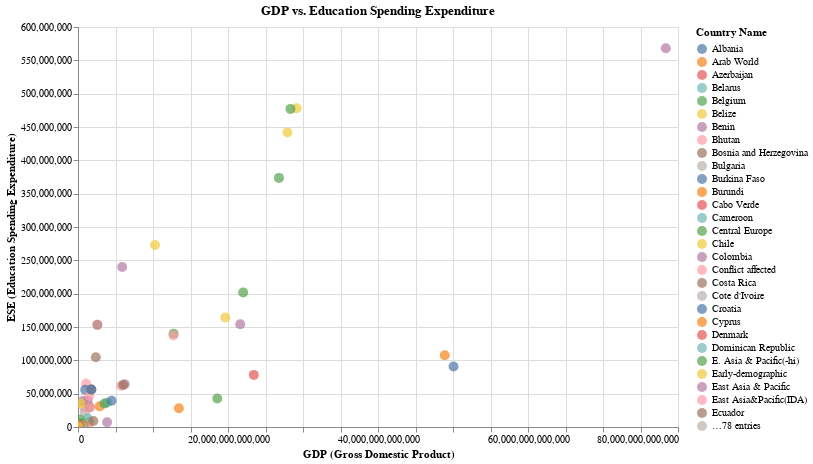

Notebook cell for this chart:
### Code cell
import pandas as pd
import altair as alt
import warnings
warnings.filterwarnings("ignore")
# Provided dataset

df = pd.DataFrame(data_in)

# Create a selection dropdown
dropdown = alt.binding_select(options=df['Country Name'].unique(), name='Select Country')
selection = alt.selection_single(fields=['Country Name'], bind=dropdown)

# Create the Altair scatter plot
scatter_plot = alt.Chart(df).mark_circle(size=100).encode(
    x=alt.X('GDP', title='GDP (Gross Domestic Product)'),
    y=alt.Y('ESE', title='ESE (Education Spending Expenditure)'),
    color=alt.condition(selection, 'Country Name:N', alt.value('lightgray')),
    tooltip=['Country Name', 'GDP', 'ESE']
).add_selection(
    selection
).properties(
    title='GDP vs. Education Spending Expenditure',
    width=600,
    height=400
).interactive()

scatter_plot.show()

### Figure 1 — Vega-Lite specification as saved in the notebook (floating-point values rounded to 4 significant figures)
{"config": {"view": {"continuousWidth": 300, "continuousHeight": 300}}, "data": {"name": "data-e431be2a31713f4faa4114ff2a230ff9"}, "mark": {"type": "circle", "size": 100}, "encoding": {"color": {"condition": {"param": "param_3", "field": "Country Name", "type": "nominal"}, "value": "lightgray"}, "tooltip": [{"field": "Country Name", "type": "nominal"}, {"field": "GDP", "type": "quantitative"}, {"field": "ESE", "type": "quantitative"}], "x": {"field": "GDP", "title": "GDP (Gross Domestic Product)", "type": "quantitative"}, "y": {"field": "ESE", "title": "ESE (Education Spending Expenditure)", "type": "quantitative"}}, "height": 400, "params": [{"name": "param_3", "select": {"type": "point", "fields": ["Country Name"]}, "bind": {"input": "select", "options": ["Albania", "Arab World", "United Arab Emirates", "Azerbaijan", "Burundi", "Belgium", "Benin", "Burkina Faso", "Bulgaria", "Bosnia and Herzegovina", "Belarus", "Belize", "Bhutan", "Central Europe ", "Switzerland", "Chile", "Cote d'Ivoire", "Cameroon", "Colombia", "Cabo Verde", "Costa Rica", "Cyprus", "Germany", "Denmark", "Dominican Republic", "E. Asia & Pacific(-hi)", "Early-demographic", "East Asia & Pacific", "Europe&C. Asia(-hi)", "Europe &Central Asia", "Ecuador", "Euro area", "Spain", "European Union", "Conflict affected ", "Finland", "Ghana", "Guinea", "Guatemala", "High income", "Hong Kong SAR, China", "Honduras", "Poor countries (HIPC)", "Croatia", "Hungary", "IBRD only", "IDA & IBRD total", "IDA total", "IDA blend", "Indonesia", "IDA only", "Iran, Islamic Rep.", "Israel", "Kazakhstan", "Kyrgyz Republic", "Latin America(-hi)", "Lao PDR", "Liberia", "Latin America&Caribbean", "Least developed countries", "Low income", "Lower middle income", "Low & middle income", "Lesotho", "Late-demographic dividend", "Lithuania", "Latvia", "Middle East & North Africa", "Mexico", "Middle income", "Mali", "Malta", "Myanmar", "M.East&N.Africa(-hi)", "Mongolia", "Mozambique", "Mauritania", "Mauritius", "Niger", "Nepal", "OECD members", "Oman", "Other small states", "Pakistan", "Peru", "Pre-demographic dividend", "Russian Federation", "South Asia", "Saudi Arabia", "El Salvador", "Serbia", "Saharan Africa(-hi)", "Sub-Saharan Africa", "Small states", "Slovenia", "Sweden", "East Asia&Pacific(IDA)", "Eur &C. Asia(IDA)", "Latin America(IDA)", "M. East&N. Africa(IDA)", "Timor-Leste", "South Asia(IDA)", "Saharan Africa(IDA)", "Ukraine", "Upper middle income", "West Bank and Gaza", "World"], "name": "Select Country"}}, {"name": "param_4", "select": {"type": "interval", "encodings": ["x", "y"]}, "bind": "scales"}], "title": "GDP vs. Education Spending Expenditure", "width": 600, "$schema": "https://vega.github.io/schema/vega-lite/v5.17.0.json", "datasets": {"data-e431be2a31713f4faa4114ff2a230ff9": [{"Country Name": "Albania", "PPT": 2893654, "GDP": 13220000000.0, "PRPE": 0.73, "OOCP": 7097, "ESE": 333291, "EPE": 195720, "UNEMP": 16.1, "LEB": 77.83, "TDP": 5}, {"Country Name": "Arab World", "PPT": 384222592, "GDP": 2890000000000.0, "PRPE": 6.42, "OOCP": 6827541, "ESE": 30972246, "EPE": 45126932, "UNEMP": 11.52, "LEB": 70.57, "TDP": 6}, {"Country Name": "United Arab Emirates", "PPT": 9086139, "GDP": 402000000000.0, "PRPE": 0.22, "OOCP": 14611, "ESE": 411040, "EPE": 409776, "UNEMP": 3.6, "LEB": 77.37, "TDP": 5}, {"Country Name": "Azerbaijan", "PPT": 9535079, "GDP": 75200000000.0, "PRPE": 0.16, "OOCP": 22821, "ESE": 949294, "EPE": 517708, "UNEMP": 5.2, "LEB": 70.76, "TDP": 4}, {"Country Name": "Burundi", "PPT": 10816860, "GDP": 3094000000.0, "PRPE": 24.25, "OOCP": 69246, "ESE": 583308, "EPE": 2046794, "UNEMP": 6.9, "LEB": 56.69, "TDP": 6}, {"Country Name": "Belgium", "PPT": 11231213, "GDP": 531800000000.0, "PRPE": 2.49, "OOCP": 6538, "ESE": 1210112, "EPE": 773568, "UNEMP": 8.5, "LEB": 80.59, "TDP": 6}, {"Country Name": "Benin", "PPT": 10598482, "GDP": 9707000000.0, "PRPE": 10.84, "OOCP": 70228, "ESE": 896763, "EPE": 2133330, "UNEMP": 1.0, "LEB": 59.51, "TDP": 6}, {"Country Name": "Burkina Faso", "PPT": 17589198, "GDP": 12260000000.0, "PRPE": 6.87, "OOCP": 956718, "ESE": 841886, "EPE": 2594024, "UNEMP": 3.1, "LEB": 58.59, "TDP": 6}, {"Country Name": "Bulgaria", "PPT": 7223938, "GDP": 56730000000.0, "PRPE": 0.1, "OOCP": 9514, "ESE": 518914, "EPE": 258840, "UNEMP": 11.6, "LEB": 75.41, "TDP": 4}, {"Country Name": "Bosnia and Herzegovina", "PPT": 3817554, "GDP": 18520000000.0, "PRPE": 0.13, "OOCP": 1668, "ESE": 297460, "EPE": 161023, "UNEMP": 27.9, "LEB": 76.43, "TDP": 5}, {"Country Name": "Belarus", "PPT": 9483000, "GDP": 76100000000.0, "PRPE": 0.03, "OOCP": 22130, "ESE": 648541, "EPE": 368783, "UNEMP": 5.9, "LEB": 72.98, "TDP": 4}, {"Country Name": "Belize", "PPT": 351706, "GDP": 1718000000.0, "PRPE": 6.87, "OOCP": 397, "ESE": 37095, "EPE": 51978, "UNEMP": 11.5, "LEB": 70.08, "TDP": 6}, {"Country Name": "Bhutan", "PPT": 765008, "GDP": 1959000000.0, "PRPE": 6.25, "OOCP": 10967, "ESE": 74227, "EPE": 101667, "UNEMP": 2.8, "LEB": 69.47, "TDP": 7}, {"Country Name": "Central Europe ", "PPT": 103496179, "GDP": 1462000000000.0, "PRPE": 1.04, "OOCP": 218150, "ESE": 7879276, "EPE": 5122451, "UNEMP": 9.06, "LEB": 76.56, "TDP": 5}, {"Country Name": "Switzerland", "PPT": 8188649, "GDP": 702700000000.0, "PRPE": 1.24, "OOCP": 1671, "ESE": 616127, "EPE": 483886, "UNEMP": 4.5, "LEB": 82.85, "TDP": 6}, {"Country Name": "Chile", "PPT": 17762647, "GDP": 258700000000.0, "PRPE": 4.05, "OOCP": 101222, "ESE": 1556372, "EPE": 1469099, "UNEMP": 6.4, "LEB": 81.5, "TDP": 6}, {"Country Name": "Cote d'Ivoire", "PPT": 22157107, "GDP": 34220000000.0, "PRPE": 15.01, "OOCP": 878850, "ESE": 1418361, "EPE": 3176874, "UNEMP": 4.0, "LEB": 51.56, "TDP": 6}, {"Country Name": "Cameroon", "PPT": 22773014, "GDP": 32050000000.0, "PRPE": 12.73, "OOCP": 193251, "ESE": 2000076, "EPE": 4142775, "UNEMP": 4.3, "LEB": 55.49, "TDP": 6}, {"Country Name": "Colombia", "PPT": 47791393, "GDP": 378400000000.0, "PRPE": 1.57, "OOCP": 309168, "ESE": 4827962, "EPE": 4542644, "UNEMP": 10.1, "LEB": 73.99, "TDP": 5}, {"Country Name": "Cabo Verde", "PPT": 513906, "GDP": 1881000000.0, "PRPE": 9.02, "OOCP": 1041, "ESE": 59823, "EPE": 67023, "UNEMP": 9.2, "LEB": 73.15, "TDP": 6}, {"Country Name": "Costa Rica", "PPT": 4757606, "GDP": 50170000000.0, "PRPE": 4.18, "OOCP": 15638, "ESE": 460235, "EPE": 475731, "UNEMP": 8.3, "LEB": 79.4, "TDP": 6}, {"Country Name": "Cyprus", "PPT": 1153658, "GDP": 23310000000.0, "PRPE": 0.13, "OOCP": 1535, "ESE": 58634, "EPE": 53129, "UNEMP": 15.6, "LEB": 80.13, "TDP": 6}, {"Country Name": "Germany", "PPT": 80982500, "GDP": 3879000000000.0, "PRPE": 0.41, "OOCP": 4282, "ESE": 7201072, "EPE": 2862690, "UNEMP": 5.0, "LEB": 80.84, "TDP": 4}, {"Country Name": "Denmark", "PPT": 5643475, "GDP": 346100000000.0, "PRPE": 0.96, "OOCP": 7401, "ESE": 553791, "EPE": 467484, "UNEMP": 6.6, "LEB": 80.55, "TDP": 7}, {"Country Name": "Dominican Republic", "PPT": 10405943, "GDP": 65230000000.0, "PRPE": 6.98, "OOCP": 178919, "ESE": 931068, "EPE": 1267930, "UNEMP": 15.0, "LEB": 73.5, "TDP": 6}, {"Country Name": "E. Asia & Pacific(-hi)", "PPT": 2020656037, "GDP": 12740000000000.0, "PRPE": 0.75, "OOCP": 6301808, "ESE": 139756448, "EPE": 167582400, "UNEMP": 4.58, "LEB": 73.99, "TDP": 6}, {"Country Name": "Early-demographic", "PPT": 3079001949, "GDP": 10270000000000.0, "PRPE": 3.4, "OOCP": 20868796, "ESE": 272891456, "EPE": 355815200, "UNEMP": 5.66, "LEB": 69.04, "TDP": 6}, {"Country Name": "East Asia & Pacific", "PPT": 2264064351, "GDP": 21630000000000.0, "PRPE": 0.74, "OOCP": 6488666, "ESE": 154212112, "EPE": 180388848, "UNEMP": 4.52, "LEB": 74.93, "TDP": 6}, {"Country Name": "Europe&C. Asia(-hi)", "PPT": 408984246, "GDP": 3872000000000.0, "PRPE": 0.76, "OOCP": 1110253, "ESE": 36413404, "EPE": 21083246, "UNEMP": 7.62, "LEB": 71.89, "TDP": 4}, {"Country Name": "Europe &Central Asia", "PPT": 903987814, "GDP": 23440000000000.0, "PRPE": 1.23, "OOCP": 1423031, "ESE": 78143392, "EPE": 49350704, "UNEMP": 9.01, "LEB": 76.89, "TDP": 5}, {"Country Name": "Ecuador", "PPT": 15902916, "GDP": 102300000000.0, "PRPE": 1.35, "OOCP": 63225, "ESE": 1877666, "EPE": 2067545, "UNEMP": 4.6, "LEB": 75.87, "TDP": 6}, {"Country Name": "Euro area", "PPT": 338617134, "GDP": 13450000000000.0, "PRPE": 2.23, "OOCP": 189071, "ESE": 28055416, "EPE": 18148330, "UNEMP": 11.53, "LEB": 81.65, "TDP": 6}, {"Country Name": "Spain", "PPT": 46480882, "GDP": 1381000000000.0, "PRPE": 2.32, "OOCP": 28642, "ESE": 3288424, "EPE": 2960626, "UNEMP": 24.7, "LEB": 83.08, "TDP": 6}, {"Country Name": "European Union", "PPT": 508344735, "GDP": 18570000000000.0, "PRPE": 1.59, "OOCP": 409889, "ESE": 42786516, "EPE": 28606016, "UNEMP": 10.21, "LEB": 80.67, "TDP": 6}, {"Country Name": "Conflict affected ", "PPT": 474395380, "GDP": 810200000000.0, "PRPE": 11.07, "OOCP": 16736669, "ESE": 29457496, "EPE": 71616608, "UNEMP": 7.89, "LEB": 61.72, "TDP": 6}, {"Country Name": "Finland", "PPT": 5461512, "GDP": 272500000000.0, "PRPE": 0.33, "OOCP": 1721, "ESE": 536925, "EPE": 351766, "UNEMP": 8.6, "LEB": 81.13, "TDP": 6}, {"Country Name": "Ghana", "PPT": 26786598, "GDP": 38620000000.0, "PRPE": 2.65, "OOCP": 413314, "ESE": 2265692, "EPE": 4117152, "UNEMP": 2.4, "LEB": 61.31, "TDP": 6}, {"Country Name": "Guinea", "PPT": 12275527, "GDP": 6624000000.0, "PRPE": 13.64, "OOCP": 416632, "ESE": 715702, "EPE": 1729630, "UNEMP": 1.8, "LEB": 58.73, "TDP": 6}, {"Country Name": "Guatemala", "PPT": 16015494, "GDP": 58720000000.0, "PRPE": 9.31, "OOCP": 257525, "ESE": 1165624, "EPE": 2417429, "UNEMP": 2.9, "LEB": 71.72, "TDP": 6}, {"Country Name": "High income", "PPT": 1180597445, "GDP": 50070000000000.0, "PRPE": 1.44, "OOCP": 2309701, "ESE": 90841792, "EPE": 75883424, "UNEMP": 7.37, "LEB": 80.58, "TDP": 6}, {"Country Name": "Hong Kong SAR, China", "PPT": 7241700, "GDP": 291200000000.0, "PRPE": 0.53, "OOCP": 1913, "ESE": 415971, "EPE": 324171, "UNEMP": 3.2, "LEB": 83.98, "TDP": 6}, {"Country Name": "Honduras", "PPT": 7961680, "GDP": 19380000000.0, "PRPE": 1.64, "OOCP": 53956, "ESE": 619832, "EPE": 1150042, "UNEMP": 3.9, "LEB": 73.14, "TDP": 6}, {"Country Name": "Poor countries (HIPC)", "PPT": 701714118, "GDP": 639800000000.0, "PRPE": 10.05, "OOCP": 22588052, "ESE": 38850524, "EPE": 118997400, "UNEMP": 6.6, "LEB": 60.79, "TDP": 6}, {"Country Name": "Croatia", "PPT": 4238389, "GDP": 57140000000.0, "PRPE": 0.19, "OOCP": 2676, "ESE": 370356, "EPE": 160819, "UNEMP": 16.7, "LEB": 77.33, "TDP": 4}, {"Country Name": "Hungary", "PPT": 9866468, "GDP": 139300000000.0, "PRPE": 1.73, "OOCP": 15945, "ESE": 857807, "EPE": 393020, "UNEMP": 7.8, "LEB": 75.87, "TDP": 4}, {"Country Name": "IBRD only", "PPT": 4480656590, "GDP": 26790000000000.0, "PRPE": 2.51, "OOCP": 15628908, "ESE": 373634784, "EPE": 419335712, "UNEMP": 5.61, "LEB": 72.05, "TDP": 6}, {"Country Name": "IDA & IBRD total", "PPT": 6104461024, "GDP": 29160000000000.0, "PRPE": 4.1, "OOCP": 58664280, "ESE": 478212864, "EPE": 644414208, "UNEMP": 5.67, "LEB": 69.75, "TDP": 6}, {"Country Name": "IDA total", "PPT": 1623804434, "GDP": 2375000000000.0, "PRPE": 7.05, "OOCP": 43035372, "ESE": 104578088, "EPE": 225078480, "UNEMP": 5.87, "LEB": 63.41, "TDP": 6}, {"Country Name": "IDA blend", "PPT": 573991143, "GDP": 1279000000000.0, "PRPE": 2.15, "OOCP": 16598032, "ESE": 39283708, "EPE": 66395416, "UNEMP": 5.25, "LEB": 63.32, "TDP": 6}, {"Country Name": "Indonesia", "PPT": 254454778, "GDP": 890500000000.0, "PRPE": 2.21, "OOCP": 2008214, "ESE": 22586956, "EPE": 29838440, "UNEMP": 6.2, "LEB": 68.89, "TDP": 6}, {"Country Name": "IDA only", "PPT": 1049813291, "GDP": 1084000000000.0, "PRPE": 9.1, "OOCP": 26437340, "ESE": 65294380, "EPE": 158683072, "UNEMP": 6.19, "LEB": 63.46, "TDP": 6}, {"Country Name": "Iran, Islamic Rep.", "PPT": 78143644, "GDP": 425300000000.0, "PRPE": 1.25, "OOCP": 44743, "ESE": 5794537, "EPE": 7441078, "UNEMP": 12.8, "LEB": 75.39, "TDP": 6}, {"Country Name": "Israel", "PPT": 8215700, "GDP": 308800000000.0, "PRPE": 1.38, "OOCP": 24274, "ESE": 767729, "EPE": 861699, "UNEMP": 6.1, "LEB": 82.15, "TDP": 6}, {"Country Name": "Kazakhstan", "PPT": 17289224, "GDP": 221400000000.0, "PRPE": 0.04, "OOCP": 5110, "ESE": 1661586, "EPE": 1122282, "UNEMP": 4.1, "LEB": 71.62, "TDP": 4}, {"Country Name": "Kyrgyz Republic", "PPT": 5835500, "GDP": 7468000000.0, "PRPE": 0.03, "OOCP": 8148, "ESE": 650516, "EPE": 434642, "UNEMP": 8.1, "LEB": 70.4, "TDP": 4}, {"Country Name": "Latin America(-hi)", "PPT": 598846559, "GDP": 5754000000000.0, "PRPE": 4.79, "OOCP": 3480099, "ESE": 61868840, "EPE": 63043688, "UNEMP": 6.54, "LEB": 74.72, "TDP": 6}, {"Country Name": "Lao PDR", "PPT": 6689300, "GDP": 11740000000.0, "PRPE": 6.92, "OOCP": 36499, "ESE": 600747, "EPE": 870893, "UNEMP": 1.4, "LEB": 66.12, "TDP": 5}, {"Country Name": "Liberia", "PPT": 4396554, "GDP": 2013000000.0, "PRPE": 6.04, "OOCP": 442455, "ESE": 222857, "EPE": 683977, "UNEMP": 3.8, "LEB": 60.83, "TDP": 6}, {"Country Name": "Latin America&Caribbean", "PPT": 626285603, "GDP": 6233000000000.0, "PRPE": 4.77, "OOCP": 3633176, "ESE": 64141980, "EPE": 65342340, "UNEMP": 6.58, "LEB": 74.94, "TDP": 6}, {"Country Name": "Least developed countries", "PPT": 931955068, "GDP": 954700000000.0, "PRPE": 9.59, "OOCP": 24512260, "ESE": 55732712, "EPE": 145810064, "UNEMP": 6.13, "LEB": 63.19, "TDP": 6}, {"Country Name": "Low income", "PPT": 621322015, "GDP": 406300000000.0, "PRPE": 10.24, "OOCP": 19426072, "ESE": 35371836, "EPE": 105538408, "UNEMP": 5.98, "LEB": 61.27, "TDP": 6}, {"Country Name": "Lower middle income", "PPT": 2885248344, "GDP": 5889000000000.0, "PRPE": 3.1, "OOCP": 30376606, "ESE": 239921488, "EPE": 331002304, "UNEMP": 5.25, "LEB": 67.25, "TDP": 6}, {"Country Name": "Low & middle income", "PPT": 6080182833, "GDP": 28330000000000.0, "PRPE": 4.09, "OOCP": 58633756, "ESE": 477174112, "EPE": 643171328, "UNEMP": 5.64, "LEB": 69.68, "TDP": 6}, {"Country Name": "Lesotho", "PPT": 2109197, "GDP": 2539000000.0, "PRPE": 8.75, "OOCP": 65881, "ESE": 130836, "EPE": 366048, "UNEMP": 26.2, "LEB": 49.7, "TDP": 7}, {"Country Name": "Late-demographic dividend", "PPT": 2235786397, "GDP": 19640000000000.0, "PRPE": 1.5, "OOCP": 5386553, "ESE": 164160592, "EPE": 158910240, "UNEMP": 5.1, "LEB": 75.12, "TDP": 6}, {"Country Name": "Lithuania", "PPT": 2932367, "GDP": 48350000000.0, "PRPE": 0.54, "OOCP": 561, "ESE": 277349, "EPE": 108115, "UNEMP": 11.3, "LEB": 73.97, "TDP": 4}, {"Country Name": "Latvia", "PPT": 1993782, "GDP": 31320000000.0, "PRPE": 0.76, "OOCP": 3395, "ESE": 121580, "EPE": 114623, "UNEMP": 10.0, "LEB": 74.19, "TDP": 6}, {"Country Name": "Middle East & North Africa", "PPT": 416401841, "GDP": 3537000000000.0, "PRPE": 5.88, "OOCP": 2458452, "ESE": 35294308, "EPE": 47857856, "UNEMP": 11.26, "LEB": 72.85, "TDP": 6}, {"Country Name": "Mexico", "PPT": 125385833, "GDP": 1298000000000.0, "PRPE": 0.82, "OOCP": 340062, "ESE": 12993322, "EPE": 14627368, "UNEMP": 4.9, "LEB": 76.72, "TDP": 6}, {"Country Name": "Middle income", "PPT": 5458860818, "GDP": 27920000000000.0, "PRPE": 2.88, "OOCP": 39207684, "ESE": 441802272, "EPE": 537632896, "UNEMP": 5.6, "LEB": 70.64, "TDP": 6}, {"Country Name": "Mali", "PPT": 17086022, "GDP": 14000000000.0, "PRPE": 20.06, "OOCP": 1029672, "ESE": 961046, "EPE": 2181617, "UNEMP": 8.1, "LEB": 57.99, "TDP": 6}, {"Country Name": "Malta", "PPT": 427364, "GDP": 10740000000.0, "PRPE": 0.48, "OOCP": 841, "ESE": 30230, "EPE": 24072, "UNEMP": 5.9, "LEB": 81.75, "TDP": 6}, {"Country Name": "Myanmar", "PPT": 53437159, "GDP": 65570000000.0, "PRPE": 0.2, "OOCP": 284278, "ESE": 3191268, "EPE": 5177276, "UNEMP": 3.3, "LEB": 65.86, "TDP": 5}, {"Country Name": "M.East&N.Africa(-hi)", "PPT": 356262920, "GDP": 1568000000000.0, "PRPE": 6.56, "OOCP": 2285200, "ESE": 29813136, "EPE": 42118076, "UNEMP": 12.88, "LEB": 72.27, "TDP": 6}, {"Country Name": "Mongolia", "PPT": 2909871, "GDP": 12230000000.0, "PRPE": 0.05, "OOCP": 10311, "ESE": 285597, "EPE": 239289, "UNEMP": 4.8, "LEB": 69.46, "TDP": 5}, {"Country Name": "Mozambique", "PPT": 27216276, "GDP": 16960000000.0, "PRPE": 6.41, "OOCP": 677573, "ESE": 783558, "EPE": 5669591, "UNEMP": 22.6, "LEB": 55.03, "TDP": 7}, {"Country Name": "Mauritania", "PPT": 3969625, "GDP": 5442000000.0, "PRPE": 3.49, "OOCP": 150634, "ESE": 178968, "EPE": 592249, "UNEMP": 31.0, "LEB": 63.02, "TDP": 6}, {"Country Name": "Mauritius", "PPT": 1260934, "GDP": 12800000000.0, "PRPE": 0.98, "OOCP": 3539, "ESE": 133001, "EPE": 105447, "UNEMP": 7.7, "LEB": 74.19, "TDP": 6}, {"Country Name": "Niger", "PPT": 19113728, "GDP": 8245000000.0, "PRPE": 3.85, "OOCP": 1233332, "ESE": 515075, "EPE": 2277021, "UNEMP": 5.1, "LEB": 61.46, "TDP": 6}, {"Country Name": "Nepal", "PPT": 28174724, "GDP": 19810000000.0, "PRPE": 10.22, "OOCP": 173764, "ESE": 3163946, "EPE": 4401780, "UNEMP": 2.7, "LEB": 69.6, "TDP": 5}, {"Country Name": "OECD members", "PPT": 1274981875, "GDP": 48900000000000.0, "PRPE": 1.39, "OOCP": 2779138, "ESE": 107619152, "EPE": 89315032, "UNEMP": 7.34, "LEB": 80.12, "TDP": 6}, {"Country Name": "Oman", "PPT": 4236057, "GDP": 81040000000.0, "PRPE": 0.0, "OOCP": 5713, "ESE": 391099, "EPE": 233306, "UNEMP": 7.2, "LEB": 77.09, "TDP": 4}, {"Country Name": "Other small states", "PPT": 28142985, "GDP": 443500000000.0, "PRPE": 11.51, "OOCP": 511619, "ESE": 2021330, "EPE": 3619640, "UNEMP": 10.99, "LEB": 66.45, "TDP": 6}, {"Country Name": "Pakistan", "PPT": 185044286, "GDP": 244400000000.0, "PRPE": 2.28, "OOCP": 5611792, "ESE": 11286628, "EPE": 19431564, "UNEMP": 5.2, "LEB": 66.18, "TDP": 5}, {"Country Name": "Peru", "PPT": 30973148, "GDP": 201000000000.0, "PRPE": 4.2, "OOCP": 161695, "ESE": 2670847, "EPE": 3495614, "UNEMP": 4.2, "LEB": 74.53, "TDP": 6}, {"Country Name": "Pre-demographic dividend", "PPT": 826352062, "GDP": 1483000000000.0, "PRPE": 8.81, "OOCP": 32635430, "ESE": 46566744, "EPE": 136351696, "UNEMP": 7.78, "LEB": 58.36, "TDP": 6}, {"Country Name": "Russian Federation", "PPT": 143819569, "GDP": 2053000000000.0, "PRPE": 0.38, "OOCP": 220011, "ESE": 9061324, "EPE": 5725528, "UNEMP": 5.1, "LEB": 70.37, "TDP": 4}, {"Country Name": "South Asia", "PPT": 1721152580, "GDP": 2585000000000.0, "PRPE": 3.23, "OOCP": 11322410, "ESE": 153192192, "EPE": 191118304, "UNEMP": 3.9, "LEB": 68.12, "TDP": 5}, {"Country Name": "Saudi Arabia", "PPT": 30886545, "GDP": 753800000000.0, "PRPE": 0.96, "OOCP": 120782, "ESE": 3419441, "EPE": 3737083, "UNEMP": 5.6, "LEB": 74.34, "TDP": 6}, {"Country Name": "El Salvador", "PPT": 6107706, "GDP": 25050000000.0, "PRPE": 6.06, "OOCP": 40769, "ESE": 625060, "EPE": 777043, "UNEMP": 6.2, "LEB": 72.75, "TDP": 6}, {"Country Name": "Serbia", "PPT": 7130576, "GDP": 44210000000.0, "PRPE": 0.45, "OOCP": 3975, "ESE": 548158, "EPE": 284754, "UNEMP": 22.2, "LEB": 75.53, "TDP": 4}, {"Country Name": "Saharan Africa(-hi)", "PPT": 974280491, "GDP": 1769000000000.0, "PRPE": 8.18, "OOCP": 34133988, "ESE": 56130096, "EPE": 158225632, "UNEMP": 7.97, "LEB": 58.56, "TDP": 6}, {"Country Name": "Sub-Saharan Africa", "PPT": 974371891, "GDP": 1771000000000.0, "PRPE": 8.18, "OOCP": 34134436, "ESE": 56136952, "EPE": 158234432, "UNEMP": 7.97, "LEB": 58.56, "TDP": 6}, {"Country Name": "Small states", "PPT": 37479355, "GDP": 520800000000.0, "PRPE": 9.96, "OOCP": 579860, "ESE": 2841358, "EPE": 4699990, "UNEMP": 10.72, "LEB": 67.84, "TDP": 6}, {"Country Name": "Slovenia", "PPT": 2061980, "GDP": 49530000000.0, "PRPE": 0.78, "OOCP": 2454, "ESE": 145179, "EPE": 111648, "UNEMP": 9.5, "LEB": 80.52, "TDP": 6}, {"Country Name": "Sweden", "PPT": 9696110, "GDP": 573800000000.0, "PRPE": 0.0, "OOCP": 1787, "ESE": 826694, "EPE": 757164, "UNEMP": 8.0, "LEB": 81.96, "TDP": 6}, {"Country Name": "East Asia&Pacific(IDA)", "PPT": 1995584007, "GDP": 12720000000000.0, "PRPE": 0.75, "OOCP": 6246218, "ESE": 137370112, "EPE": 165744688, "UNEMP": 4.59, "LEB": 74.03, "TDP": 6}, {"Country Name": "Eur &C. Asia(IDA)", "PPT": 451234370, "GDP": 4475000000000.0, "PRPE": 0.77, "OOCP": 1174909, "ESE": 39439656, "EPE": 23412538, "UNEMP": 7.83, "LEB": 72.4, "TDP": 4}, {"Country Name": "Latin America(IDA)", "PPT": 610149938, "GDP": 6020000000000.0, "PRPE": 4.83, "OOCP": 3533954, "ESE": 62970044, "EPE": 64228640, "UNEMP": 6.6, "LEB": 74.83, "TDP": 6}, {"Country Name": "M. East&N. Africa(IDA)", "PPT": 351968238, "GDP": 1555000000000.0, "PRPE": 6.62, "OOCP": 2252351, "ESE": 29103910, "EPE": 41675600, "UNEMP": 12.76, "LEB": 72.26, "TDP": 6}, {"Country Name": "Timor-Leste", "PPT": 1212107, "GDP": 1399000000.0, "PRPE": 17.75, "OOCP": 3869, "ESE": 118935, "EPE": 245847, "UNEMP": 4.7, "LEB": 68.26, "TDP": 6}, {"Country Name": "South Asia(IDA)", "PPT": 1721152580, "GDP": 2585000000000.0, "PRPE": 3.23, "OOCP": 11322410, "ESE": 153192192, "EPE": 191118304, "UNEMP": 3.9, "LEB": 68.12, "TDP": 5}, {"Country Name": "Saharan Africa(IDA)", "PPT": 974371891, "GDP": 1771000000000.0, "PRPE": 8.18, "OOCP": 34134436, "ESE": 56136952, "EPE": 158234432, "UNEMP": 7.97, "LEB": 58.56, "TDP": 6}, {"Country Name": "Ukraine", "PPT": 45362900, "GDP": 133500000000.0, "PRPE": 0.06, "OOCP": 56464, "ESE": 2713646, "EPE": 1685030, "UNEMP": 7.7, "LEB": 71.19, "TDP": 4}, {"Country Name": "Upper middle income", "PPT": 2573612474, "GDP": 22020000000000.0, "PRPE": 2.55, "OOCP": 8831078, "ESE": 201880784, "EPE": 206630624, "UNEMP": 5.9, "LEB": 74.44, "TDP": 6}, {"Country Name": "West Bank and Gaza", "PPT": 4294682, "GDP": 12720000000.0, "PRPE": 0.2, "OOCP": 32849, "ESE": 709226, "EPE": 442476, "UNEMP": 26.2, "LEB": 72.9, "TDP": 4}, {"Country Name": "World", "PPT": 7260780278, "GDP": 78380000000000.0, "PRPE": 3.81, "OOCP": 60943456, "ESE": 568015872, "EPE": 719054784, "UNEMP": 5.93, "LEB": 71.45, "TDP": 6}]}}
